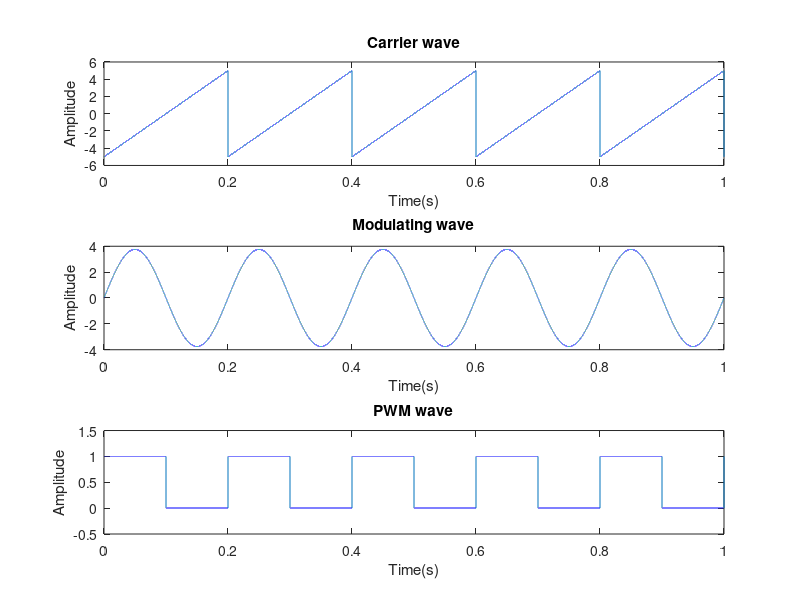

This figure's MATLAB source: (Note: this script raises an error after producing the figure.)
fm=input('Enter the Message frequency = ');
fc=input('Enter the Carrier Sawtooth frequency = ');
a=5;
t=0:0.00001:1;
c=a*sawtooth(2*pi*fc*t);
m=0.75*a*sin(2*pi*fm*t);
n=length(c);
for i=1:n
    if (m(i)>=c(i))
        pwm(i)=1;
    else
        pwm(i)=0;
    end
end

subplot(311)
plot(t,c);
title('Carrier wave');
xlabel('Time(s)');
ylabel('Amplitude');


subplot(312)
plot(t,m);
title('Modulating wave');
xlabel('Time(s)');
ylabel('Amplitude');
subplot(313)
plot(t,pwm);
title('PWM wave');
xlabel('Time(s)');
ylabel('Amplitude');
axis([0 1 -.5 1.5]);
gtext('Noufal P 13400043');
